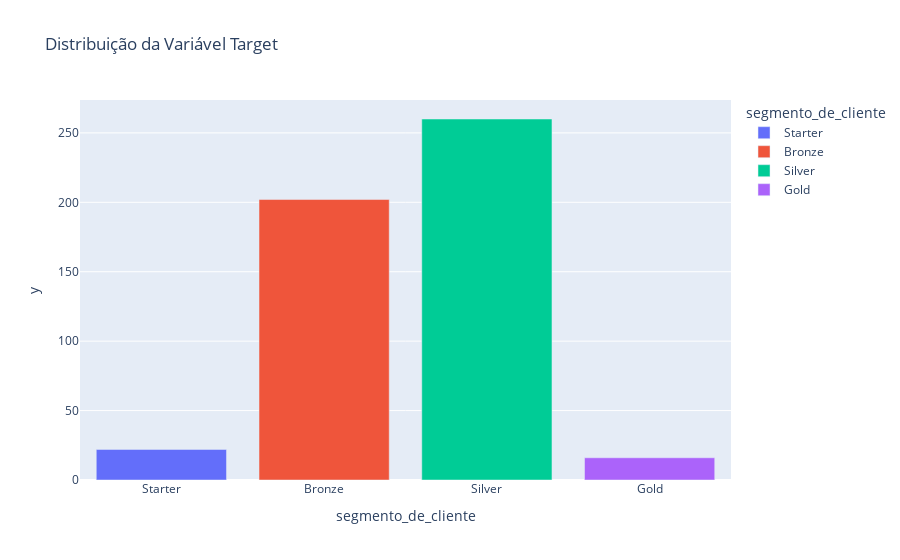

This figure's notebook cell:
### Code cell
# Distribuição da Variável Target (segmento_de_cliente) - Gráfico
px.bar(
    contagem_target, 
    x=contagem_target.index,
      y=contagem_target.values,
      color=contagem_target.index, 
      title='Distribuição da Variável Target', 
      category_orders={'segmento_de_cliente': lista_ordenada_target}
)

### Figure 1 — Plotly figure (JSON) as saved in the notebook; plotly's stock layout.template omitted (floating-point values rounded to 4 significant figures)
{"data": [{"alignmentgroup": "True", "hovertemplate": "segmento_de_cliente=%{x}<br>y=%{y}<extra></extra>", "legendgroup": "Starter", "marker": {"color": "#636efa", "pattern": {"shape": ""}}, "name": "Starter", "offsetgroup": "Starter", "orientation": "v", "showlegend": true, "textposition": "auto", "type": "bar", "x": ["Starter"], "xaxis": "x", "y": [22], "yaxis": "y"}, {"alignmentgroup": "True", "hovertemplate": "segmento_de_cliente=%{x}<br>y=%{y}<extra></extra>", "legendgroup": "Bronze", "marker": {"color": "#EF553B", "pattern": {"shape": ""}}, "name": "Bronze", "offsetgroup": "Bronze", "orientation": "v", "showlegend": true, "textposition": "auto", "type": "bar", "x": ["Bronze"], "xaxis": "x", "y": [202], "yaxis": "y"}, {"alignmentgroup": "True", "hovertemplate": "segmento_de_cliente=%{x}<br>y=%{y}<extra></extra>", "legendgroup": "Silver", "marker": {"color": "#00cc96", "pattern": {"shape": ""}}, "name": "Silver", "offsetgroup": "Silver", "orientation": "v", "showlegend": true, "textposition": "auto", "type": "bar", "x": ["Silver"], "xaxis": "x", "y": [260], "yaxis": "y"}, {"alignmentgroup": "True", "hovertemplate": "segmento_de_cliente=%{x}<br>y=%{y}<extra></extra>", "legendgroup": "Gold", "marker": {"color": "#ab63fa", "pattern": {"shape": ""}}, "name": "Gold", "offsetgroup": "Gold", "orientation": "v", "showlegend": true, "textposition": "auto", "type": "bar", "x": ["Gold"], "xaxis": "x", "y": [16], "yaxis": "y"}], "layout": {"barmode": "relative", "legend": {"title": {"text": "segmento_de_cliente"}, "tracegroupgap": 0}, "title": {"text": "Distribuição da Variável Target"}, "xaxis": {"anchor": "y", "categoryarray": ["Starter", "Bronze", "Silver", "Gold"], "categoryorder": "array", "domain": [0, 1], "title": {"text": "segmento_de_cliente"}}, "yaxis": {"anchor": "x", "domain": [0, 1], "title": {"text": "y"}}}}
